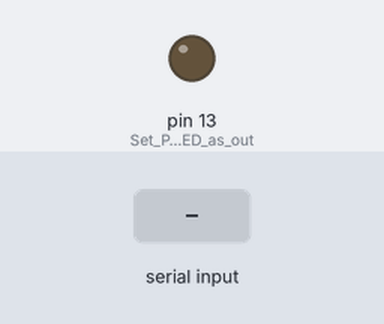
The sketch below on a simulated Arduino Uno, built with avr-gcc and run on an emulated ATmega328P. Parts: output pins drawn as LEDs (lit = HIGH). Inputs (shaded band) come from the test bench.

Above: at 1.2 s.
1.3 s: "1" received over Serial
At 1.8 s:
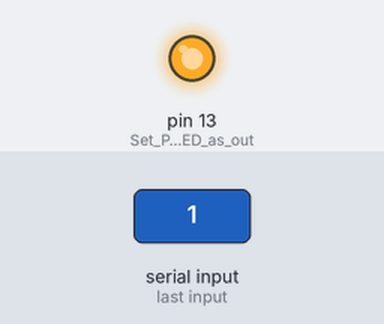
2.8 s: "0" received over Serial
At 4.1 s:
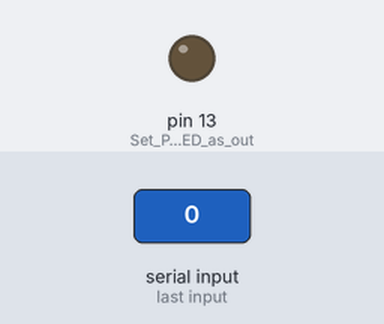
Timing chart, 0 to 5.8 s (numbered marks = the images above; inputs shaded):
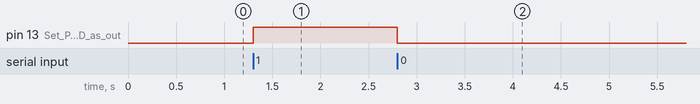

The sketch:

Serial_Communication_Receiver.ino
```cpp
char a;                      //character variable to store the inserted character
void setup()
{
  Serial.begin(9600);        // start serial communication with baud rate 9600
  pinMode(13,OUTPUT);        //Set Pin 13 for LED as output
}

void loop()
{
 while(Serial.available() > 0)  //if connection is available
 {
  a=Serial.read();              //read the character received
  if(a=='1')
  digitalWrite(13,HIGH);        //if it is 1, set pin 13 to HIGH , lighting the led
  else
  if(a=='0')
  digitalWrite(13,LOW);         //if it is 0, set the pin 13 to LOW, turning off the led
 }
}
```

Measured:
- after the input at 1.3 s, pin 13 (Set_Pin_13_for_LED_as_out): LOW → HIGH at once
- after the input at 2.8 s, pin 13 (Set_Pin_13_for_LED_as_out): HIGH → LOW at once
